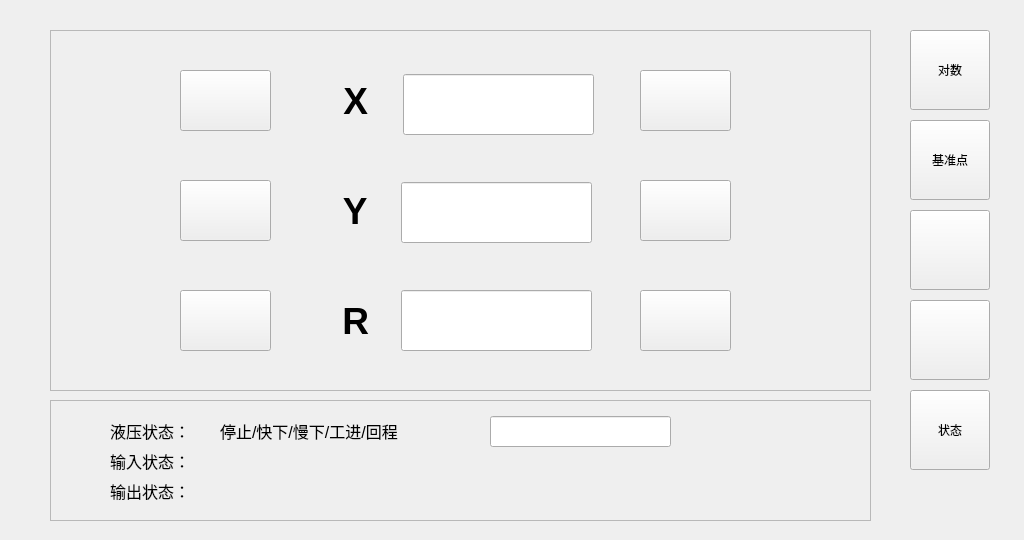
<?xml version="1.0" encoding="UTF-8"?>
<ui version="4.0">
 <class>Manual</class>
 <widget class="QWidget" name="Manual">
  <property name="geometry">
   <rect>
    <x>0</x>
    <y>0</y>
    <width>1024</width>
    <height>540</height>
   </rect>
  </property>
  <property name="cursor">
   <cursorShape>ArrowCursor</cursorShape>
  </property>
  <property name="windowTitle">
   <string>Form</string>
  </property>
  <widget class="QPushButton" name="pushButton_B6_4">
   <property name="geometry">
    <rect>
     <x>910</x>
     <y>210</y>
     <width>80</width>
     <height>80</height>
    </rect>
   </property>
   <property name="text">
    <string/>
   </property>
  </widget>
  <widget class="QPushButton" name="pushButton_B6_7">
   <property name="geometry">
    <rect>
     <x>910</x>
     <y>390</y>
     <width>80</width>
     <height>80</height>
    </rect>
   </property>
   <property name="text">
    <string>状态</string>
   </property>
  </widget>
  <widget class="QPushButton" name="pushButton_Adjust">
   <property name="geometry">
    <rect>
     <x>910</x>
     <y>30</y>
     <width>80</width>
     <height>80</height>
    </rect>
   </property>
   <property name="text">
    <string>对数</string>
   </property>
  </widget>
  <widget class="QPushButton" name="pushButton_B6_3">
   <property name="geometry">
    <rect>
     <x>910</x>
     <y>120</y>
     <width>80</width>
     <height>80</height>
    </rect>
   </property>
   <property name="text">
    <string>基准点</string>
   </property>
  </widget>
  <widget class="QPushButton" name="pushButton_B6_6">
   <property name="geometry">
    <rect>
     <x>910</x>
     <y>300</y>
     <width>80</width>
     <height>80</height>
    </rect>
   </property>
   <property name="text">
    <string/>
   </property>
  </widget>
  <widget class="QFrame" name="frame">
   <property name="geometry">
    <rect>
     <x>50</x>
     <y>30</y>
     <width>821</width>
     <height>361</height>
    </rect>
   </property>
   <property name="frameShape">
    <enum>QFrame::StyledPanel</enum>
   </property>
   <property name="frameShadow">
    <enum>QFrame::Raised</enum>
   </property>
   <widget class="QPushButton" name="pushButton_M_XForWard">
    <property name="geometry">
     <rect>
      <x>590</x>
      <y>40</y>
      <width>91</width>
      <height>61</height>
     </rect>
    </property>
    <property name="text">
     <string/>
    </property>
    <property name="icon">
     <iconset resource="A66-appsrc.qrc">
      <normaloff>:/ico/ICO/P1-ADD.png</normaloff>:/ico/ICO/P1-ADD.png</iconset>
    </property>
    <property name="iconSize">
     <size>
      <width>56</width>
      <height>56</height>
     </size>
    </property>
   </widget>
   <widget class="QPushButton" name="pushButton_M_YBack">
    <property name="geometry">
     <rect>
      <x>130</x>
      <y>150</y>
      <width>91</width>
      <height>61</height>
     </rect>
    </property>
    <property name="text">
     <string/>
    </property>
    <property name="icon">
     <iconset resource="A66-appsrc.qrc">
      <normaloff>:/ico/ICO/P1-DEC.png</normaloff>:/ico/ICO/P1-DEC.png</iconset>
    </property>
    <property name="iconSize">
     <size>
      <width>56</width>
      <height>56</height>
     </size>
    </property>
   </widget>
   <widget class="QToolButton" name="toolButton_R">
    <property name="geometry">
     <rect>
      <x>250</x>
      <y>270</y>
      <width>101</width>
      <height>41</height>
     </rect>
    </property>
    <property name="font">
     <font>
      <pointsize>28</pointsize>
      <weight>75</weight>
      <bold>true</bold>
     </font>
    </property>
    <property name="text">
     <string> R</string>
    </property>
    <property name="icon">
     <iconset resource="A66-appsrc.qrc">
      <normaloff>:/ico/ICO/P1-START.png</normaloff>:/ico/ICO/P1-START.png</iconset>
    </property>
    <property name="iconSize">
     <size>
      <width>30</width>
      <height>30</height>
     </size>
    </property>
    <property name="toolButtonStyle">
     <enum>Qt::ToolButtonTextBesideIcon</enum>
    </property>
    <property name="autoRaise">
     <bool>true</bool>
    </property>
   </widget>
   <widget class="QPushButton" name="pushButton_M_RForWard">
    <property name="geometry">
     <rect>
      <x>590</x>
      <y>260</y>
      <width>91</width>
      <height>61</height>
     </rect>
    </property>
    <property name="text">
     <string/>
    </property>
    <property name="icon">
     <iconset resource="A66-appsrc.qrc">
      <normaloff>:/ico/ICO/P1-ADD.png</normaloff>:/ico/ICO/P1-ADD.png</iconset>
    </property>
    <property name="iconSize">
     <size>
      <width>56</width>
      <height>56</height>
     </size>
    </property>
   </widget>
   <widget class="QToolButton" name="toolButton_X">
    <property name="geometry">
     <rect>
      <x>250</x>
      <y>50</y>
      <width>101</width>
      <height>41</height>
     </rect>
    </property>
    <property name="font">
     <font>
      <pointsize>28</pointsize>
      <weight>75</weight>
      <bold>true</bold>
     </font>
    </property>
    <property name="text">
     <string> X</string>
    </property>
    <property name="icon">
     <iconset resource="A66-appsrc.qrc">
      <normaloff>:/ico/ICO/P1-START.png</normaloff>:/ico/ICO/P1-START.png</iconset>
    </property>
    <property name="iconSize">
     <size>
      <width>30</width>
      <height>30</height>
     </size>
    </property>
    <property name="toolButtonStyle">
     <enum>Qt::ToolButtonTextBesideIcon</enum>
    </property>
    <property name="autoRaise">
     <bool>true</bool>
    </property>
   </widget>
   <widget class="QToolButton" name="toolButton_Y">
    <property name="geometry">
     <rect>
      <x>250</x>
      <y>160</y>
      <width>101</width>
      <height>41</height>
     </rect>
    </property>
    <property name="font">
     <font>
      <pointsize>28</pointsize>
      <weight>75</weight>
      <bold>true</bold>
     </font>
    </property>
    <property name="text">
     <string> Y</string>
    </property>
    <property name="icon">
     <iconset resource="A66-appsrc.qrc">
      <normaloff>:/ico/ICO/P1-START.png</normaloff>:/ico/ICO/P1-START.png</iconset>
    </property>
    <property name="iconSize">
     <size>
      <width>30</width>
      <height>30</height>
     </size>
    </property>
    <property name="toolButtonStyle">
     <enum>Qt::ToolButtonTextBesideIcon</enum>
    </property>
    <property name="autoRaise">
     <bool>true</bool>
    </property>
   </widget>
   <widget class="QPushButton" name="pushButton_M_RBack">
    <property name="geometry">
     <rect>
      <x>130</x>
      <y>260</y>
      <width>91</width>
      <height>61</height>
     </rect>
    </property>
    <property name="text">
     <string/>
    </property>
    <property name="icon">
     <iconset resource="A66-appsrc.qrc">
      <normaloff>:/ico/ICO/P1-DEC.png</normaloff>:/ico/ICO/P1-DEC.png</iconset>
    </property>
    <property name="iconSize">
     <size>
      <width>56</width>
      <height>56</height>
     </size>
    </property>
   </widget>
   <widget class="QPushButton" name="pushButton_M_XBack">
    <property name="geometry">
     <rect>
      <x>130</x>
      <y>40</y>
      <width>91</width>
      <height>61</height>
     </rect>
    </property>
    <property name="text">
     <string/>
    </property>
    <property name="icon">
     <iconset resource="A66-appsrc.qrc">
      <normaloff>:/ico/ICO/P1-DEC.png</normaloff>:/ico/ICO/P1-DEC.png</iconset>
    </property>
    <property name="iconSize">
     <size>
      <width>56</width>
      <height>56</height>
     </size>
    </property>
   </widget>
   <widget class="QLineEdit" name="lineEdit_ManualR">
    <property name="geometry">
     <rect>
      <x>351</x>
      <y>260</y>
      <width>191</width>
      <height>61</height>
     </rect>
    </property>
    <property name="font">
     <font>
      <pointsize>18</pointsize>
     </font>
    </property>
    <property name="text">
     <string/>
    </property>
    <property name="dragEnabled">
     <bool>false</bool>
    </property>
    <property name="readOnly">
     <bool>true</bool>
    </property>
    <property name="cursorMoveStyle">
     <enum>Qt::LogicalMoveStyle</enum>
    </property>
   </widget>
   <widget class="QPushButton" name="pushButton_M_YForWard">
    <property name="geometry">
     <rect>
      <x>590</x>
      <y>150</y>
      <width>91</width>
      <height>61</height>
     </rect>
    </property>
    <property name="text">
     <string/>
    </property>
    <property name="icon">
     <iconset resource="A66-appsrc.qrc">
      <normaloff>:/ico/ICO/P1-ADD.png</normaloff>:/ico/ICO/P1-ADD.png</iconset>
    </property>
    <property name="iconSize">
     <size>
      <width>56</width>
      <height>56</height>
     </size>
    </property>
   </widget>
   <widget class="QLabel" name="label_Y">
    <property name="geometry">
     <rect>
      <x>60</x>
      <y>170</y>
      <width>51</width>
      <height>31</height>
     </rect>
    </property>
    <property name="text">
     <string/>
    </property>
   </widget>
   <widget class="QLabel" name="label_X">
    <property name="geometry">
     <rect>
      <x>60</x>
      <y>60</y>
      <width>51</width>
      <height>30</height>
     </rect>
    </property>
    <property name="text">
     <string/>
    </property>
   </widget>
   <widget class="QLineEdit" name="lineEdit_ManualX">
    <property name="geometry">
     <rect>
      <x>353</x>
      <y>44</y>
      <width>191</width>
      <height>61</height>
     </rect>
    </property>
    <property name="font">
     <font>
      <pointsize>18</pointsize>
     </font>
    </property>
    <property name="text">
     <string/>
    </property>
    <property name="dragEnabled">
     <bool>false</bool>
    </property>
    <property name="readOnly">
     <bool>true</bool>
    </property>
    <property name="cursorMoveStyle">
     <enum>Qt::LogicalMoveStyle</enum>
    </property>
   </widget>
   <widget class="QLineEdit" name="lineEdit_ManualY">
    <property name="geometry">
     <rect>
      <x>351</x>
      <y>152</y>
      <width>191</width>
      <height>61</height>
     </rect>
    </property>
    <property name="font">
     <font>
      <pointsize>18</pointsize>
     </font>
    </property>
    <property name="text">
     <string/>
    </property>
    <property name="dragEnabled">
     <bool>false</bool>
    </property>
    <property name="readOnly">
     <bool>true</bool>
    </property>
    <property name="cursorMoveStyle">
     <enum>Qt::LogicalMoveStyle</enum>
    </property>
   </widget>
  </widget>
  <widget class="QFrame" name="frame_State">
   <property name="geometry">
    <rect>
     <x>50</x>
     <y>400</y>
     <width>821</width>
     <height>121</height>
    </rect>
   </property>
   <property name="frameShape">
    <enum>QFrame::StyledPanel</enum>
   </property>
   <property name="frameShadow">
    <enum>QFrame::Sunken</enum>
   </property>
   <widget class="QLabel" name="label">
    <property name="geometry">
     <rect>
      <x>60</x>
      <y>20</y>
      <width>101</width>
      <height>21</height>
     </rect>
    </property>
    <property name="font">
     <font>
      <pointsize>12</pointsize>
     </font>
    </property>
    <property name="text">
     <string>液压状态：</string>
    </property>
   </widget>
   <widget class="QLabel" name="label_2">
    <property name="geometry">
     <rect>
      <x>60</x>
      <y>50</y>
      <width>101</width>
      <height>21</height>
     </rect>
    </property>
    <property name="font">
     <font>
      <pointsize>12</pointsize>
     </font>
    </property>
    <property name="text">
     <string>输入状态：</string>
    </property>
   </widget>
   <widget class="QLabel" name="label_3">
    <property name="geometry">
     <rect>
      <x>60</x>
      <y>80</y>
      <width>101</width>
      <height>21</height>
     </rect>
    </property>
    <property name="font">
     <font>
      <pointsize>12</pointsize>
     </font>
    </property>
    <property name="text">
     <string>输出状态：</string>
    </property>
   </widget>
   <widget class="QLabel" name="label_4">
    <property name="geometry">
     <rect>
      <x>170</x>
      <y>80</y>
      <width>21</width>
      <height>21</height>
     </rect>
    </property>
    <property name="text">
     <string/>
    </property>
    <property name="pixmap">
     <pixmap resource="A66-appsrc.qrc">:/ico/ICO/P1-LAMP.png</pixmap>
    </property>
    <property name="scaledContents">
     <bool>true</bool>
    </property>
   </widget>
   <widget class="QLabel" name="label_6">
    <property name="geometry">
     <rect>
      <x>200</x>
      <y>80</y>
      <width>21</width>
      <height>21</height>
     </rect>
    </property>
    <property name="text">
     <string/>
    </property>
    <property name="pixmap">
     <pixmap resource="A66-appsrc.qrc">:/ico/ICO/P1-LAMP.png</pixmap>
    </property>
    <property name="scaledContents">
     <bool>true</bool>
    </property>
   </widget>
   <widget class="QLabel" name="label_7">
    <property name="geometry">
     <rect>
      <x>230</x>
      <y>80</y>
      <width>21</width>
      <height>21</height>
     </rect>
    </property>
    <property name="text">
     <string/>
    </property>
    <property name="pixmap">
     <pixmap resource="A66-appsrc.qrc">:/ico/ICO/P1-LAMP.png</pixmap>
    </property>
    <property name="scaledContents">
     <bool>true</bool>
    </property>
   </widget>
   <widget class="QLabel" name="label_8">
    <property name="geometry">
     <rect>
      <x>260</x>
      <y>80</y>
      <width>21</width>
      <height>21</height>
     </rect>
    </property>
    <property name="text">
     <string/>
    </property>
    <property name="pixmap">
     <pixmap resource="A66-appsrc.qrc">:/ico/ICO/P1-LAMP.png</pixmap>
    </property>
    <property name="scaledContents">
     <bool>true</bool>
    </property>
   </widget>
   <widget class="QLabel" name="label_9">
    <property name="geometry">
     <rect>
      <x>380</x>
      <y>80</y>
      <width>21</width>
      <height>21</height>
     </rect>
    </property>
    <property name="text">
     <string/>
    </property>
    <property name="pixmap">
     <pixmap resource="A66-appsrc.qrc">:/ico/ICO/P1-LAMP.png</pixmap>
    </property>
    <property name="scaledContents">
     <bool>true</bool>
    </property>
   </widget>
   <widget class="QLabel" name="label_10">
    <property name="geometry">
     <rect>
      <x>290</x>
      <y>80</y>
      <width>21</width>
      <height>21</height>
     </rect>
    </property>
    <property name="text">
     <string/>
    </property>
    <property name="pixmap">
     <pixmap resource="A66-appsrc.qrc">:/ico/ICO/P1-LAMP.png</pixmap>
    </property>
    <property name="scaledContents">
     <bool>true</bool>
    </property>
   </widget>
   <widget class="QLabel" name="label_11">
    <property name="geometry">
     <rect>
      <x>320</x>
      <y>80</y>
      <width>21</width>
      <height>21</height>
     </rect>
    </property>
    <property name="text">
     <string/>
    </property>
    <property name="pixmap">
     <pixmap resource="A66-appsrc.qrc">:/ico/ICO/P1-LAMP.png</pixmap>
    </property>
    <property name="scaledContents">
     <bool>true</bool>
    </property>
   </widget>
   <widget class="QLabel" name="label_12">
    <property name="geometry">
     <rect>
      <x>350</x>
      <y>80</y>
      <width>21</width>
      <height>21</height>
     </rect>
    </property>
    <property name="text">
     <string/>
    </property>
    <property name="pixmap">
     <pixmap resource="A66-appsrc.qrc">:/ico/ICO/P1-LAMP.png</pixmap>
    </property>
    <property name="scaledContents">
     <bool>true</bool>
    </property>
   </widget>
   <widget class="QLabel" name="label_13">
    <property name="geometry">
     <rect>
      <x>620</x>
      <y>80</y>
      <width>21</width>
      <height>21</height>
     </rect>
    </property>
    <property name="text">
     <string/>
    </property>
    <property name="pixmap">
     <pixmap resource="A66-appsrc.qrc">:/ico/ICO/P1-LAMP.png</pixmap>
    </property>
    <property name="scaledContents">
     <bool>true</bool>
    </property>
   </widget>
   <widget class="QLabel" name="label_14">
    <property name="geometry">
     <rect>
      <x>530</x>
      <y>80</y>
      <width>21</width>
      <height>21</height>
     </rect>
    </property>
    <property name="text">
     <string/>
    </property>
    <property name="pixmap">
     <pixmap resource="A66-appsrc.qrc">:/ico/ICO/P1-LAMP.png</pixmap>
    </property>
    <property name="scaledContents">
     <bool>true</bool>
    </property>
   </widget>
   <widget class="QLabel" name="label_15">
    <property name="geometry">
     <rect>
      <x>590</x>
      <y>80</y>
      <width>21</width>
      <height>21</height>
     </rect>
    </property>
    <property name="text">
     <string/>
    </property>
    <property name="pixmap">
     <pixmap resource="A66-appsrc.qrc">:/ico/ICO/P1-LAMP.png</pixmap>
    </property>
    <property name="scaledContents">
     <bool>true</bool>
    </property>
   </widget>
   <widget class="QLabel" name="label_16">
    <property name="geometry">
     <rect>
      <x>440</x>
      <y>80</y>
      <width>21</width>
      <height>21</height>
     </rect>
    </property>
    <property name="text">
     <string/>
    </property>
    <property name="pixmap">
     <pixmap resource="A66-appsrc.qrc">:/ico/ICO/P1-LAMP.png</pixmap>
    </property>
    <property name="scaledContents">
     <bool>true</bool>
    </property>
   </widget>
   <widget class="QLabel" name="label_17">
    <property name="geometry">
     <rect>
      <x>470</x>
      <y>80</y>
      <width>21</width>
      <height>21</height>
     </rect>
    </property>
    <property name="text">
     <string/>
    </property>
    <property name="pixmap">
     <pixmap resource="A66-appsrc.qrc">:/ico/ICO/P1-LAMP.png</pixmap>
    </property>
    <property name="scaledContents">
     <bool>true</bool>
    </property>
   </widget>
   <widget class="QLabel" name="label_18">
    <property name="geometry">
     <rect>
      <x>650</x>
      <y>80</y>
      <width>21</width>
      <height>21</height>
     </rect>
    </property>
    <property name="text">
     <string/>
    </property>
    <property name="pixmap">
     <pixmap resource="A66-appsrc.qrc">:/ico/ICO/P1-LAMP.png</pixmap>
    </property>
    <property name="scaledContents">
     <bool>true</bool>
    </property>
   </widget>
   <widget class="QLabel" name="label_19">
    <property name="geometry">
     <rect>
      <x>560</x>
      <y>80</y>
      <width>21</width>
      <height>21</height>
     </rect>
    </property>
    <property name="text">
     <string/>
    </property>
    <property name="pixmap">
     <pixmap resource="A66-appsrc.qrc">:/ico/ICO/P1-LAMP.png</pixmap>
    </property>
    <property name="scaledContents">
     <bool>true</bool>
    </property>
   </widget>
   <widget class="QLabel" name="label_20">
    <property name="geometry">
     <rect>
      <x>500</x>
      <y>80</y>
      <width>21</width>
      <height>21</height>
     </rect>
    </property>
    <property name="text">
     <string/>
    </property>
    <property name="pixmap">
     <pixmap resource="A66-appsrc.qrc">:/ico/ICO/P1-LAMP.png</pixmap>
    </property>
    <property name="scaledContents">
     <bool>true</bool>
    </property>
   </widget>
   <widget class="QLabel" name="label_IN4">
    <property name="geometry">
     <rect>
      <x>260</x>
      <y>50</y>
      <width>21</width>
      <height>21</height>
     </rect>
    </property>
    <property name="text">
     <string/>
    </property>
    <property name="pixmap">
     <pixmap resource="A66-appsrc.qrc">:/ico/ICO/P1-LAMP.png</pixmap>
    </property>
    <property name="scaledContents">
     <bool>true</bool>
    </property>
   </widget>
   <widget class="QLabel" name="label_IN7">
    <property name="geometry">
     <rect>
      <x>350</x>
      <y>50</y>
      <width>21</width>
      <height>21</height>
     </rect>
    </property>
    <property name="text">
     <string/>
    </property>
    <property name="pixmap">
     <pixmap resource="A66-appsrc.qrc">:/ico/ICO/P1-LAMP.png</pixmap>
    </property>
    <property name="scaledContents">
     <bool>true</bool>
    </property>
   </widget>
   <widget class="QLabel" name="label_23">
    <property name="geometry">
     <rect>
      <x>440</x>
      <y>50</y>
      <width>21</width>
      <height>21</height>
     </rect>
    </property>
    <property name="text">
     <string/>
    </property>
    <property name="pixmap">
     <pixmap resource="A66-appsrc.qrc">:/ico/ICO/P1-LAMP.png</pixmap>
    </property>
    <property name="scaledContents">
     <bool>true</bool>
    </property>
   </widget>
   <widget class="QLabel" name="label_IN6">
    <property name="geometry">
     <rect>
      <x>320</x>
      <y>50</y>
      <width>21</width>
      <height>21</height>
     </rect>
    </property>
    <property name="text">
     <string/>
    </property>
    <property name="pixmap">
     <pixmap resource="A66-appsrc.qrc">:/ico/ICO/P1-LAMP.png</pixmap>
    </property>
    <property name="scaledContents">
     <bool>true</bool>
    </property>
   </widget>
   <widget class="QLabel" name="label_IN1">
    <property name="geometry">
     <rect>
      <x>170</x>
      <y>50</y>
      <width>21</width>
      <height>21</height>
     </rect>
    </property>
    <property name="text">
     <string/>
    </property>
    <property name="pixmap">
     <pixmap resource="A66-appsrc.qrc">:/ico/ICO/P1-LAMP.png</pixmap>
    </property>
    <property name="scaledContents">
     <bool>true</bool>
    </property>
   </widget>
   <widget class="QLabel" name="label_26">
    <property name="geometry">
     <rect>
      <x>560</x>
      <y>50</y>
      <width>21</width>
      <height>21</height>
     </rect>
    </property>
    <property name="text">
     <string/>
    </property>
    <property name="pixmap">
     <pixmap resource="A66-appsrc.qrc">:/ico/ICO/P1-LAMP.png</pixmap>
    </property>
    <property name="scaledContents">
     <bool>true</bool>
    </property>
   </widget>
   <widget class="QLabel" name="label_IN2">
    <property name="geometry">
     <rect>
      <x>200</x>
      <y>50</y>
      <width>21</width>
      <height>21</height>
     </rect>
    </property>
    <property name="text">
     <string/>
    </property>
    <property name="pixmap">
     <pixmap resource="A66-appsrc.qrc">:/ico/ICO/P1-LAMP.png</pixmap>
    </property>
    <property name="scaledContents">
     <bool>true</bool>
    </property>
   </widget>
   <widget class="QLabel" name="label_28">
    <property name="geometry">
     <rect>
      <x>470</x>
      <y>50</y>
      <width>21</width>
      <height>21</height>
     </rect>
    </property>
    <property name="text">
     <string/>
    </property>
    <property name="pixmap">
     <pixmap resource="A66-appsrc.qrc">:/ico/ICO/P1-LAMP.png</pixmap>
    </property>
    <property name="scaledContents">
     <bool>true</bool>
    </property>
   </widget>
   <widget class="QLabel" name="label_29">
    <property name="geometry">
     <rect>
      <x>590</x>
      <y>50</y>
      <width>21</width>
      <height>21</height>
     </rect>
    </property>
    <property name="text">
     <string/>
    </property>
    <property name="pixmap">
     <pixmap resource="A66-appsrc.qrc">:/ico/ICO/P1-LAMP.png</pixmap>
    </property>
    <property name="scaledContents">
     <bool>true</bool>
    </property>
   </widget>
   <widget class="QLabel" name="label_30">
    <property name="geometry">
     <rect>
      <x>620</x>
      <y>50</y>
      <width>21</width>
      <height>21</height>
     </rect>
    </property>
    <property name="text">
     <string/>
    </property>
    <property name="pixmap">
     <pixmap resource="A66-appsrc.qrc">:/ico/ICO/P1-LAMP.png</pixmap>
    </property>
    <property name="scaledContents">
     <bool>true</bool>
    </property>
   </widget>
   <widget class="QLabel" name="label_IN8">
    <property name="geometry">
     <rect>
      <x>380</x>
      <y>50</y>
      <width>21</width>
      <height>21</height>
     </rect>
    </property>
    <property name="text">
     <string/>
    </property>
    <property name="pixmap">
     <pixmap resource="A66-appsrc.qrc">:/ico/ICO/P1-LAMP.png</pixmap>
    </property>
    <property name="scaledContents">
     <bool>true</bool>
    </property>
   </widget>
   <widget class="QLabel" name="label_32">
    <property name="geometry">
     <rect>
      <x>500</x>
      <y>50</y>
      <width>21</width>
      <height>21</height>
     </rect>
    </property>
    <property name="text">
     <string/>
    </property>
    <property name="pixmap">
     <pixmap resource="A66-appsrc.qrc">:/ico/ICO/P1-LAMP.png</pixmap>
    </property>
    <property name="scaledContents">
     <bool>true</bool>
    </property>
   </widget>
   <widget class="QLabel" name="label_33">
    <property name="geometry">
     <rect>
      <x>650</x>
      <y>50</y>
      <width>21</width>
      <height>21</height>
     </rect>
    </property>
    <property name="text">
     <string/>
    </property>
    <property name="pixmap">
     <pixmap resource="A66-appsrc.qrc">:/ico/ICO/P1-LAMP.png</pixmap>
    </property>
    <property name="scaledContents">
     <bool>true</bool>
    </property>
   </widget>
   <widget class="QLabel" name="label_IN5">
    <property name="geometry">
     <rect>
      <x>290</x>
      <y>50</y>
      <width>21</width>
      <height>21</height>
     </rect>
    </property>
    <property name="text">
     <string/>
    </property>
    <property name="pixmap">
     <pixmap resource="A66-appsrc.qrc">:/ico/ICO/P1-LAMP.png</pixmap>
    </property>
    <property name="scaledContents">
     <bool>true</bool>
    </property>
   </widget>
   <widget class="QLabel" name="label_35">
    <property name="geometry">
     <rect>
      <x>530</x>
      <y>50</y>
      <width>21</width>
      <height>21</height>
     </rect>
    </property>
    <property name="text">
     <string/>
    </property>
    <property name="pixmap">
     <pixmap resource="A66-appsrc.qrc">:/ico/ICO/P1-LAMP.png</pixmap>
    </property>
    <property name="scaledContents">
     <bool>true</bool>
    </property>
   </widget>
   <widget class="QLabel" name="label_IN3">
    <property name="geometry">
     <rect>
      <x>230</x>
      <y>50</y>
      <width>21</width>
      <height>21</height>
     </rect>
    </property>
    <property name="text">
     <string/>
    </property>
    <property name="pixmap">
     <pixmap resource="A66-appsrc.qrc">:/ico/ICO/P1-LAMP.png</pixmap>
    </property>
    <property name="scaledContents">
     <bool>true</bool>
    </property>
   </widget>
   <widget class="QLabel" name="label_37">
    <property name="geometry">
     <rect>
      <x>170</x>
      <y>20</y>
      <width>231</width>
      <height>21</height>
     </rect>
    </property>
    <property name="font">
     <font>
      <pointsize>12</pointsize>
     </font>
    </property>
    <property name="text">
     <string>停止/快下/慢下/工进/回程</string>
    </property>
   </widget>
   <widget class="QLineEdit" name="lineEdit_RunState">
    <property name="geometry">
     <rect>
      <x>440</x>
      <y>16</y>
      <width>181</width>
      <height>31</height>
     </rect>
    </property>
    <property name="text">
     <string/>
    </property>
    <property name="readOnly">
     <bool>true</bool>
    </property>
   </widget>
  </widget>
 </widget>
 <resources>
  <include location="A66-appsrc.qrc"/>
 </resources>
 <connections/>
</ui>
